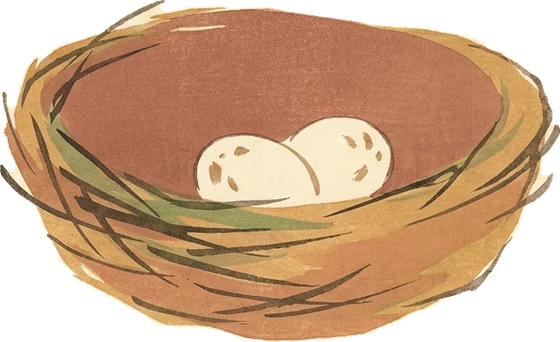
#> input picture avian/frontend/nest-eggs.webp, 560 x 342 px
$ python -i generate_one.py   (imports and definitions only)
#> lines starting #> are read from the running program, lines starting #| are printed output that depends on the picture; after the words box and inside, x2 and y2 are one past the last pixel; in counts of white or black regions, pixels touching at a corner belong together
#!/usr/bin/env python3
"""AvianVisitors - generate one species' illustrations on the Pi itself.

The on-demand path behind the atlas "generate illustration" button
(avian/api/generate.php). Runs the same Gemini render pregen.py does,
then an instant chroma cutout instead of BiRefNet - the flood-fill
approach needs only Pillow + numpy, both already on a BirdNET-Pi,
where the ~1GB BiRefNet model does not fit.

The raw cream-ground render is kept in illustrations/raw/ so a later
workstation pass (avian/scripts/upgrade_cutouts.py) can re-cut it with
BiRefNet at full quality. Each instant cut is recorded in
illustrations/cuts.json ({slug: "chroma"}); the upgrade pass clears
entries as it replaces them, and the menu badge counts what's left.

Usage:
    GEMINI_API_KEY=... python3 generate_one.py --sci 'Calypte anna' --com "Anna's Hummingbird"
    ... --force        # re-render even if the illustration exists
"""
from __future__ import annotations
import argparse
import fcntl
import json
import os
import subprocess
import sys
import time
from pathlib import Path

import numpy as np
from PIL import Image, ImageDraw, ImageFilter

HERE = Path(__file__).resolve().parent
sys.path.insert(0, str(HERE))
import pregen  # noqa: E402  (reuses gen_one + the reference machinery)

ILLUS = HERE.parent / "assets" / "illustrations"
RAW = ILLUS / "raw"
CUTS = ILLUS / "cuts.json"
STATE = ILLUS / ".generate.state.json"
GENERATION_LOCK = Path(os.environ.get(
    "AVIAN_GENERATION_LOCK", "/run/lock/avian-generation.lock"
))


# [7 lines left out: function write_state, not called in this run]


def chroma_cut(src: Path, dst: Path) -> None:
    """Instant cutout for a cream-ground render: everything reachable from
    the border through near-paper pixels is background; everything else is
    bird. Enclosed pale patches (a white belly) are unreachable, so they
    stay opaque - the same property the BiRefNet pipeline's fill step has
    to reconstruct. Edges get a light feather instead of a learned matte.

    The paper tolerance adapts per image: the model renders real grain
    and a slight vignette, so the ground's distance-from-corner-paper
    varies render to render (a fixed tolerance either strands ground or
    eats pale plumage). The border strips are guaranteed paper - their
    99th percentile, widened, clears grain and vignette while staying
    far below the inked outline."""
#> called with src = '../frontend/nest-eggs.webp', dst = 'out.png'
    im = Image.open(src).convert("RGB")
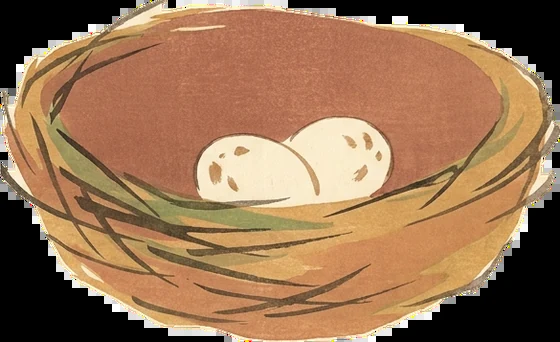
#> im: PIL image 560x342 RGB; mean R, G, B 153, 115.5, 83.8
    arr = np.asarray(im)
    h, w, _ = arr.shape
#> h = 342; w = 560
    corners = np.concatenate([arr[:15, :15].reshape(-1, 3), arr[:15, -15:].reshape(-1, 3),
                              arr[-15:, :15].reshape(-1, 3), arr[-15:, -15:].reshape(-1, 3)])
#> corners = 900 rows, first 8: [0, 0, 0], [0, 0, 0], [0, 0, 0], [0, 0, 0], [0, 0, 0], [0, 0, 0], [0, 0, 0], [0, 0, 0]
    paper = np.median(corners, axis=0)
#> paper = [0, 0, 0]
    dist = np.sqrt(((arr.astype(np.int32) - paper) ** 2).sum(2))
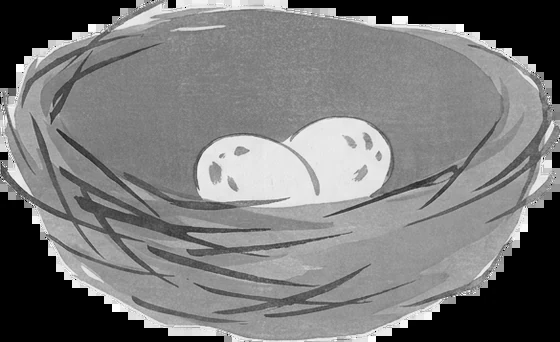
#> dist: shape (342, 560) float64; min 0, max 441.7, mean 210.4; drawn with min black and max white
    border = np.concatenate([dist[:40, :].ravel(), dist[-40:, :].ravel(),
                             dist[:, :40].ravel(), dist[:, -40:].ravel()])
    tol = float(min(40.0, max(15.0, 2.5 * np.percentile(border, 99))))
#> tol = 40
    passable = dist < tol
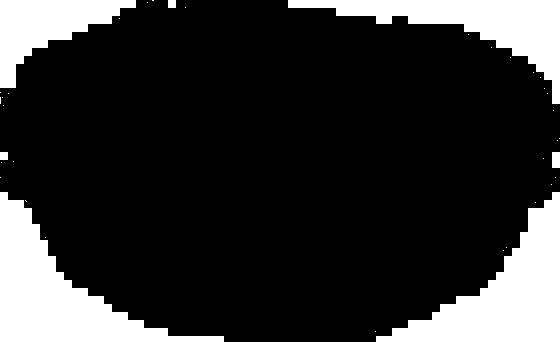
#> passable: shape (342, 560) bool; 19.1% white; 38 white regions (31 under 20 px), largest, box (x1, y1, x2, y2) and area: (0, 192, 224, 342) 11456, (376, 192, 560, 342) 11088, (288, 0, 560, 104) 8384

    # Flood the passable region from the border (ImageDraw.floodfill runs
    # at C speed; seeds cover each edge in case a wing splits the margin).
    # The .copy() is load-bearing: floodfill's writes are lost on a
    # numpy-buffer-backed image (observed on Pillow 12.3).
    m = Image.fromarray(np.where(passable, 128, 0).astype(np.uint8)).copy()
    seeds = [(0, 0), (w - 1, 0), (0, h - 1), (w - 1, h - 1),
             (w // 2, 0), (w // 2, h - 1), (0, h // 2), (w - 1, h // 2)]
    for s in seeds:
        if m.getpixel(s) == 128:
            ImageDraw.floodfill(m, s, 255)
    exterior = np.asarray(m) == 255
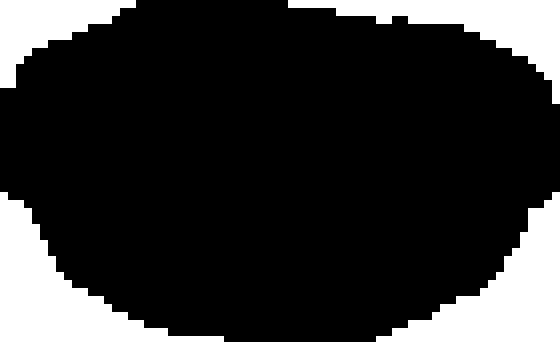
#> exterior: shape (342, 560) bool; 19% white; 4 white regions, box (x1, y1, x2, y2) and area: (0, 192, 224, 342) 11456, (376, 192, 560, 342) 11088, (288, 0, 560, 104) 8384, (0, 0, 136, 88) 5440
    if exterior.mean() < 0.5:
#> (the run stopped early here; a loop or call above may not have finished)
